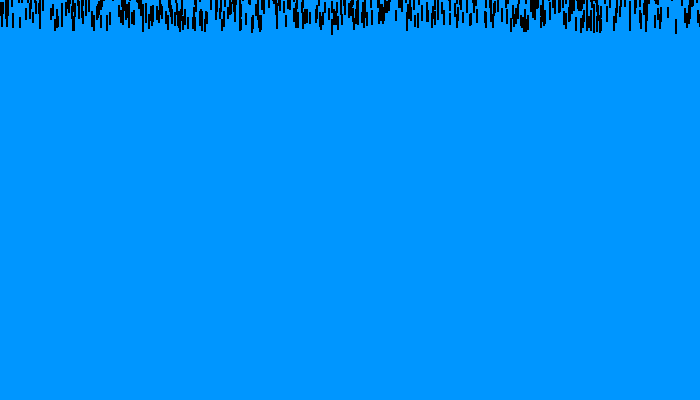
Frame 1 (no input)
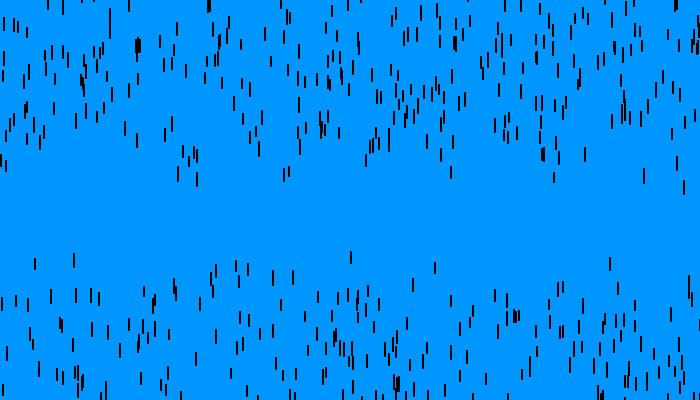
Frame 60 (the mouse pressed at the canvas centre just before this capture)
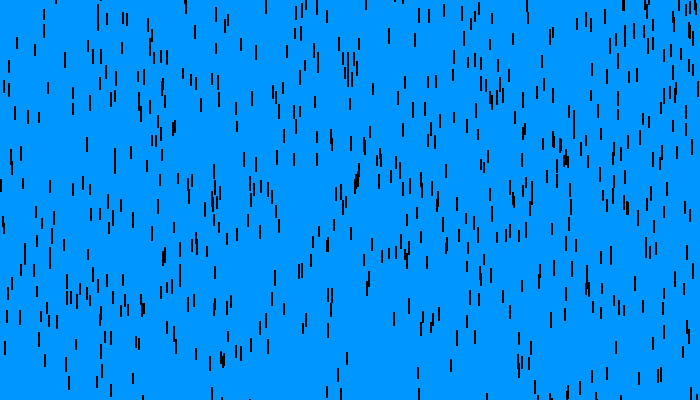
Frame 120 (the mouse held since frame 60 and released just before this capture)

The Processing sketch that drew these frames (run headless with seeded random() and noise(); from frame 60 on, the mouse is pressed at the canvas centre):

// Processing sketch: PurpleRain_java
// ── PurpleRain_java.pde
class PurpleRain {
  int red;
  int green;
  int blue;
  float lengt;
  float heigh;
  float x;
  float y;
  float speed;
  
  PurpleRain(){
    x = random(0, 700);
    y = random(-50, 20);
    lengt = 1;
    heigh = random(10, 15);
    red = 50;
    green = 0;
    blue = 255;
    speed = random(5, 15);
  }
  
 PurpleRain(int red, float lengt, float heigh, float x, float y, int blue, int green) {
    this.red = red;
    this.blue = blue;
    this.green = green;
    this.lengt = lengt;
    this.heigh = heigh;
    this.x = x;
    this.y = y;
    
    
  }
  public void drop() {
    rect(x, y, lengt, heigh);
    fill(red, green, blue);
    y+= speed;
    
    if(y >= 700){
      y = random(-50, 20);
      x = random(0, 700);
    }
  }
}

// ── Test.pde
PurpleRain[] rain;

int droplets = 1000;
public void settings() {
  size(700, 400);
}

void setup() {
  rain = new PurpleRain[droplets];
  for (int i = 0; i < droplets; i++) {
    rain[i] = new PurpleRain();
  }

}

void draw() {
  background(0, 150, 255);
  for (int i = 0; i < droplets; i++) {
    rain[i].drop();
//    //ellipse(mouseX, 275, 50, 50);
//    //fill(255, 100, 0);
//    //rect(mouseX - 25,300, 50, 100);
//    //fill(0);
    //rain[i].speed += 0.5;
    //if(rain[i].y >= 400){
    //  rain[i].speed = random(5, 15);
    //}
      }
}
